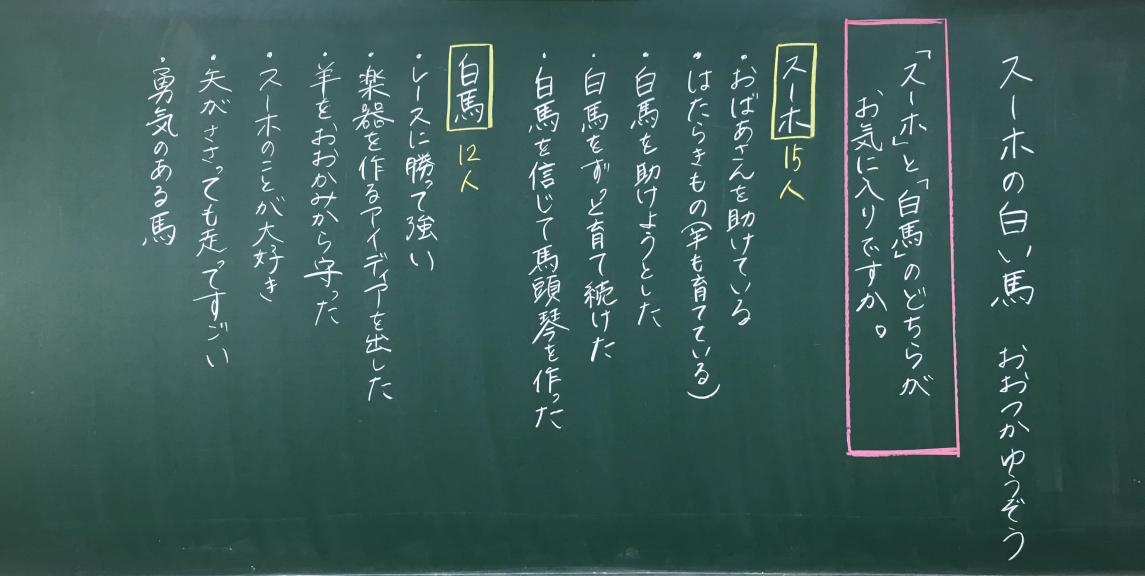
#> input picture data/kokuban1-1.webp, 5724 x 2880 px (shown at 1/5 size); its folder holds only this picture in this run
$ python -i pipeline.py   (imports and definitions only)
#> lines starting #> are read from the running program, lines starting #| are printed output that depends on the picture
"""板書画像の解析パイプライン（reference / ocr 両モード）。"""

from __future__ import annotations

from typing import Literal

import cv2
import numpy as np

from app.analysis.binarize import extract_chalk_mask
from app.analysis.mask_compare import compare_reference_masks
from app.analysis.metrics import compute_metrics, default_guide
from app.analysis.ocr import OCRResult, recognize_board_text
from app.analysis.reference import render_reference_mask
from app.schemas import (
    AnalysisOverlay,
    AnalysisScores,
    BanshoAnalysisResult,
    BlackboardType,
    BoundingBox,
    GridGuide,
    Point2D,
    WritingDirection,
)

AnalysisMode = Literal["reference", "ocr", "manual"]


def _clamp01(x: float) -> float:
    return float(np.clip(x, 0.0, 1.0))


# [438 lines left out: functions _blend_layout_score, _resize_work_bgr, _scale_metrics_to_original, _run_with_reference_text, _run_shape_only, run_reference_analysis and 3 more, not called in this run]

>>> import cv2
>>> picture = cv2.imread('../../../data/kokuban1-1.webp', cv2.IMREAD_GRAYSCALE)
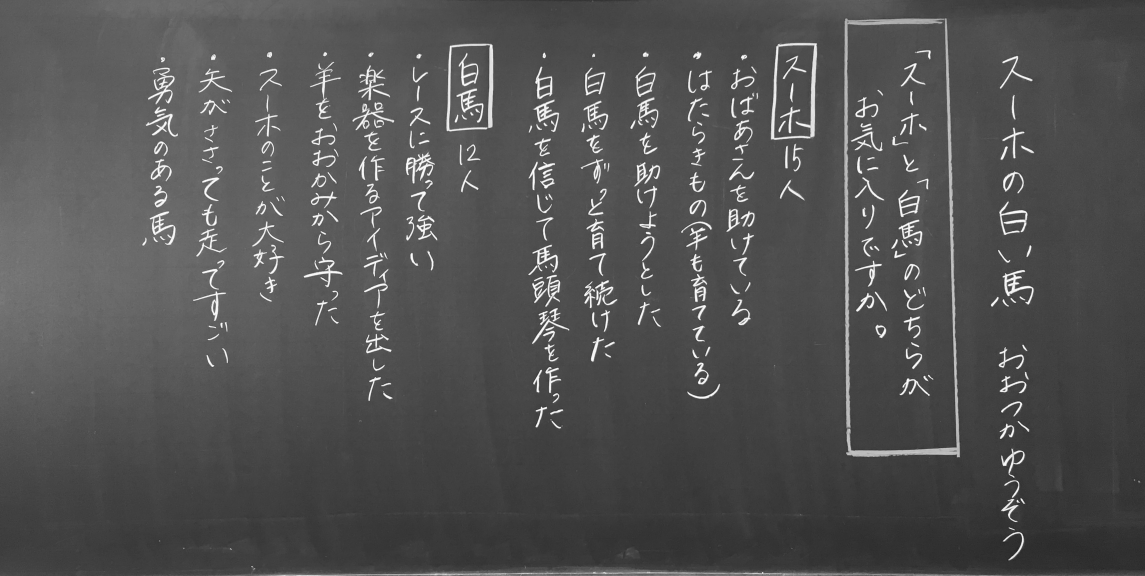
#> picture: shape (2880, 5724) (shown at 1/5 size); min 17, max 255, mean 82.3
#> (the run stopped early here; a loop or call above may not have finished)

$ run again, on data/rectangle_large_type_2_200ca6f846ff96ed76bc56e5e8e9f20f.webp
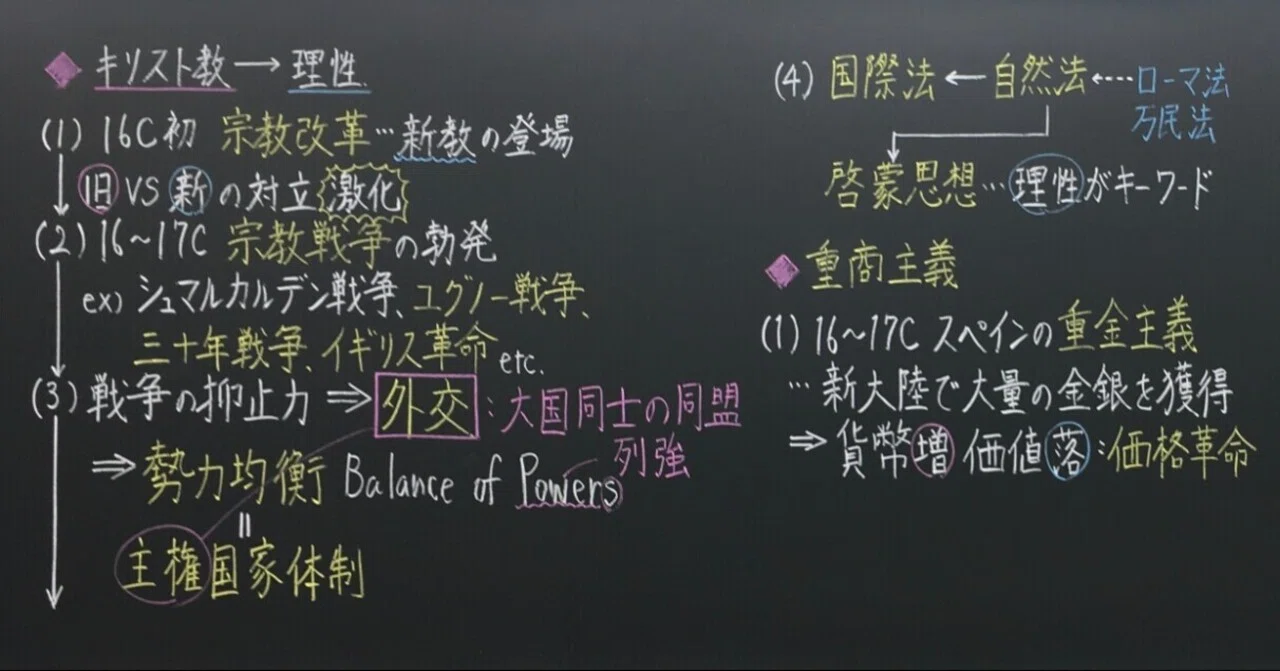
#> input picture data/rectangle_large_type_2_200ca6f846ff96ed76bc56e5e8e9f20f.webp, 1280 x 671 px
#> `picture = cv2.imread('../../../data/kokuban1-1.webp', cv2.IMREAD_GRAYS..`:
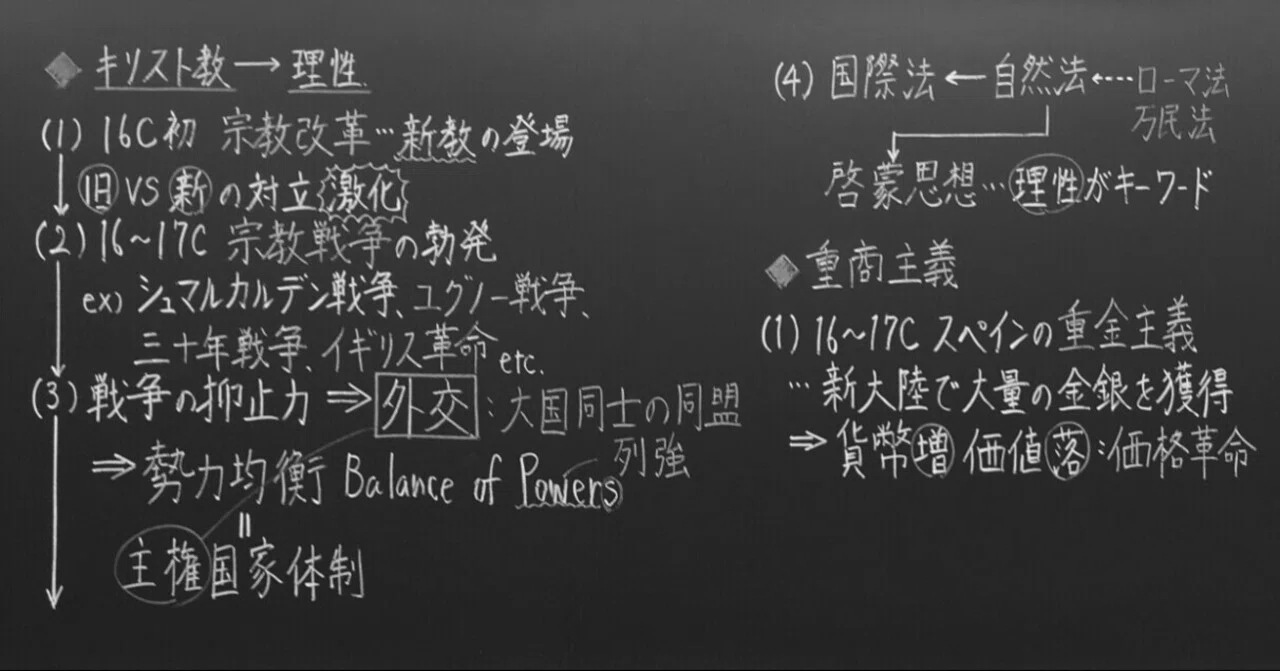
#> picture: shape (671, 1280); min 1, max 246, mean 61.5
